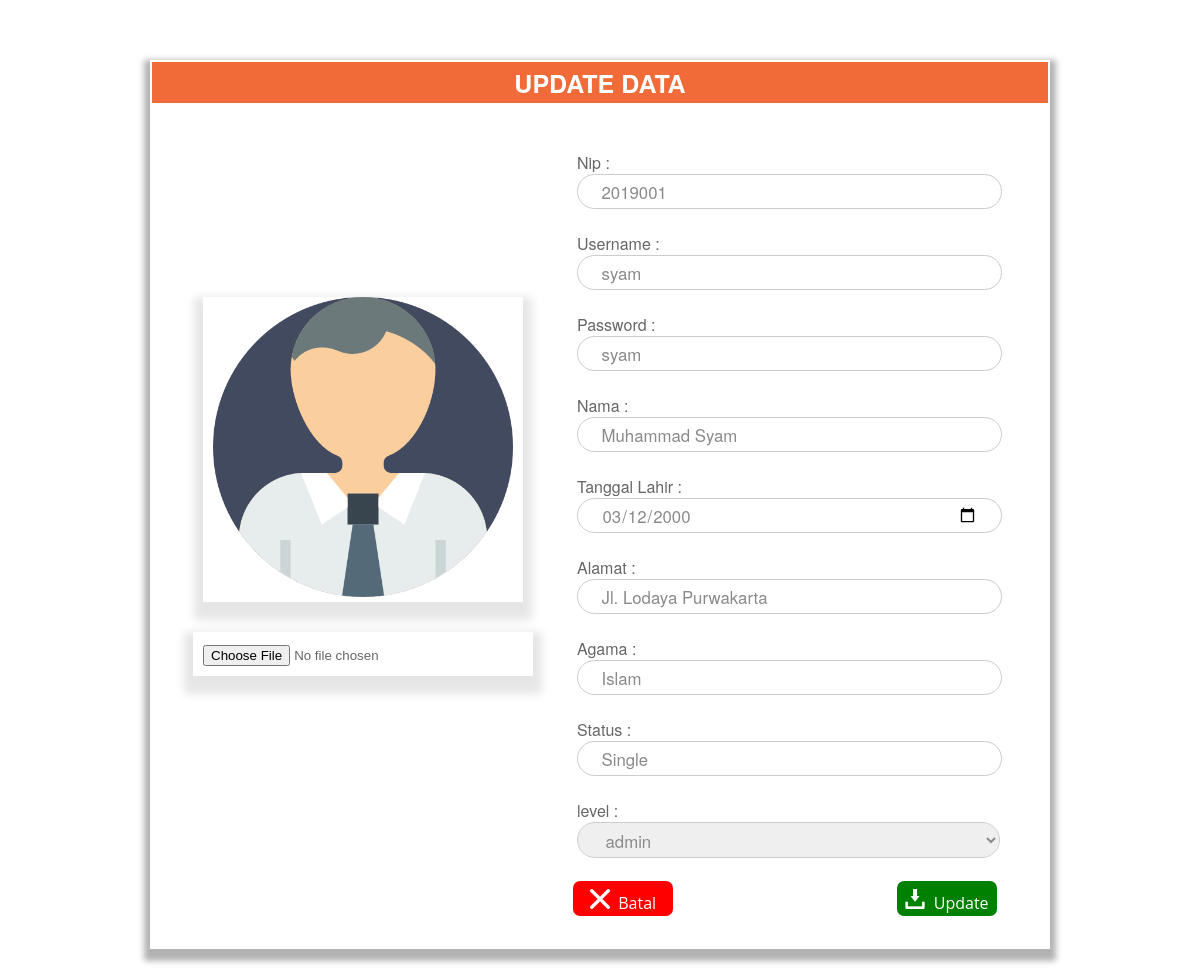
/view/admin/update.php?nip=2019001 (signed in), run on the app's committed database.
### tables this page shows
CREATE TABLE `pegawai` (
  `nip` int(25) NOT NULL,
  `username` varchar(25) NOT NULL,
  `password` varchar(25) NOT NULL,
  `ttl` date NOT NULL,
  `alamat` varchar(30) NOT NULL,
  `agama` varchar(25) NOT NULL,
  `status` varchar(25) NOT NULL,
  `foto` varchar(200) NOT NULL DEFAULT 'default.png',
  `level` enum('admin','resepsionis','divkeu','divsup') NOT NULL,
  `nama` varchar(30) NOT NULL
);

### view/admin/update.php (the view, shortened to what this page needs)
<?php
  require '../../controllers/koneksi.php';
  $nip = $_GET['nip'];
  $query =  $connect->query("SELECT * FROM pegawai WHERE nip ='$nip'");
  $result = $query->fetch_assoc();
  $image = $_SESSION['foto'];
 ?>
<!DOCTYPE html>
<html>
    <head>
            <link rel="stylesheet" type="text/css" href="../../assets/css/tampilan2.css">
    </head>
    <body>
        <div class="add">
            <table border="1">
                <tr style="margin-bottom: 10px;">
                    <td colspan="2" class="box">
                        <strong>UPDATE DATA</strong>
                    </td>
                </tr>
                <tr>
                    <td class="wdh-1">
                        <form action="update_aksi.php" method="post" enctype="multipart/form-data">
                            <div class="figur">
                            <center>
                                <img src="../../assets/img/profil/<?php echo $image?>" width="300" height="300px">
                            </div>
                        <div class="kotax"><input type="file" name="image"></div>
                    </td>
                    <td>
                        <br>
                        <br>
                        <label>Nip :</label><br/>
                            <input type="text" class="input" name="nip" value="<?php echo $result['nip']?>">
                        <br/>
                        <label>Username :</label><br/>
                            <input type="text" class="input" name="username" value="<?php echo $result['username']?>">
                        <br/>
                        <label>Password :</label><br/>
                            <input type="text" class="input" name="password" value="<?php echo $result['password']?>">
                        <br/>
                        <label>Nama :</label><br/>
                            <input type="text" class="input" name="nama" value="<?php echo $result['nama']?>">
                        <br/>
                        <label>Tanggal Lahir :</label><br/>
                            <input type="date" class="input" name="ttl" value="<?php echo $result['ttl']?>">
                        <br/>
                        <label>Alamat :</label><br/>
                            <input type="text" class="input" name="alamat" value="<?php echo $result['alamat']?>">
                        <br/>
                        <label>Agama :</label><br/>
                            <input type="text" class="input" name="agama" value="<?php echo $result['agama']?>">
                        <br/>
                        <label>Status :</label><br/>
                            <input type="text" class="input" name="status" value="<?php echo $result['status']?>">
                        <br/>
                        <label>level :</label><br/>
                            <select name="level" class="select">
                              <option value="<?php echo $result['level']?>" selected hidden><?php echo $result['level']?></option>
                            </select>
                    </td>
                </tr>
                <tr>
                    <td colspan="2">
                        <button type="submit" class="choose"><img src="../../assets/img/kirim.png" width="20" height="20px">&nbsp;&nbsp;Update</button>
                    <a href="akun.php"><button type="submit" class="batal"><img src="../../assets/img/cancel.png" width="20" height="20px">&nbsp;&nbsp;Batal</button></a>
                    </td>
                </tr>
            </table>
        </div>
    </body>
</html>

### assets/css/tampilan2.css (style rules this page uses)
.add { width: 900px; border: 0px solid black; margin: 10px auto; box-shadow: 0px 6px 6px 6px rgba(0,0,0,0.3); }
table { font-family:'HelveticaNeue','Arial', sans-serif; color: #666; background: #fff; border: 0px solid #ccc; margin-left: 0px; margin-top: 60px; width: 900px; padding: 0px; margin-bottom: 60px; }
table td { border-top: 0px solid #ffffff; border-bottom: 0px solid #e0e0e0; border-left: 0px solid #e0e0e0; border-right:0px; background: #fff; text-decoration-line: none; text-decoration: none; margin:0px; padding-top: 0px }
.wdh-1 { width: 420px; margin-top: 0px; margin: 0px; }
.input { color:#8a8a8a; display: block; width: 80%; height: 23px; padding: 5px 5%; border:1px solid #ccc; border-radius: 27px; background-clip: padding-box; font-family:'HelveticaNeue','Arial', sans-serif; font-size: 105%; outline-color: none; outline: none; }
.select { color:#8a8a8a; display: block; width: 90%; height: 36px; padding: 5px 5%; border:1px solid #ccc; border-radius: 27px; background-clip: padding-box; font-family:'HelveticaNeue','Arial', sans-serif; font-size: 105%; outline-color: none; outline: none; }
.figur { padding: 0px; margin-top: 0px; margin :10px auto; width: 320px; height: 300px border: 0px solid black; box-shadow: 0px 9px 9px 9px rgba(0,0,0,0.1); margin-bottom: 30px; }
.box { background: #F06B37; height: 40px; margin-bottom: 10px; text-align: center; color: #fff ; font-family:'HelveticaNeue','Arial', sans-serif; font-size: 25px; }
.choose { color: #fff; font-size: 16px; font-family: 'Open Sans', sans-serif; height: 35px; width: 100px; padding: 8px 8px; border: none; background-color: green; outline: none; border-radius: 7px; float: right; margin-right: 50px; margin-top: 20px; margin-bottom: 30px; }
.kotax { padding: 10px 10px; margin-top: 10px; margin :8px auto; width: 320px; border: 0px solid black; box-shadow: 0px 9px 9px 9px rgba(0,0,0,0.1); margin-bottom: 0px; }
.batal { color: #fff; font-size: 16px; font-family: 'Open Sans', sans-serif; height: 35px; width: 100px; padding: 8px 8px; border: none; background-color: red; outline: none; border-radius: 7px; float: left; margin-left: 420px; margin-top: 20px; margin-bottom: 30px; }

### view/admin/update.php (style rules this page uses)
body { background-image: url(../../assets/img/bg.png); }

### data on the page
pegawai: nip "2019001", username "syam", password "syam", nama "Muhammad Syam", ttl "03/12/2000", alamat "Jl. Lodaya Purwakarta", agama "Islam", status "Single", level "admin"
